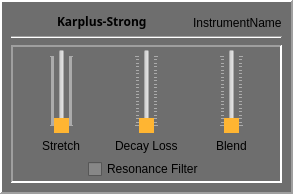
                <widget class="QFrame" name="karplusInstrumentFrame">
                 <property name="sizePolicy">
                  <sizepolicy hsizetype="Maximum" vsizetype="Preferred">
                   <horstretch>0</horstretch>
                   <verstretch>0</verstretch>
                  </sizepolicy>
                 </property>
                 <property name="minimumSize">
                  <size>
                   <width>10</width>
                   <height>0</height>
                  </size>
                 </property>
                 <property name="palette">
                  <palette>
                   <active>
                    <colorrole role="Base">
                     <brush brushstyle="SolidPattern">
                      <color alpha="255">
                       <red>135</red>
                       <green>135</green>
                       <blue>135</blue>
                      </color>
                     </brush>
                    </colorrole>
                    <colorrole role="Window">
                     <brush brushstyle="SolidPattern">
                      <color alpha="255">
                       <red>110</red>
                       <green>110</green>
                       <blue>110</blue>
                      </color>
                     </brush>
                    </colorrole>
                   </active>
                   <inactive>
                    <colorrole role="Base">
                     <brush brushstyle="SolidPattern">
                      <color alpha="255">
                       <red>135</red>
                       <green>135</green>
                       <blue>135</blue>
                      </color>
                     </brush>
                    </colorrole>
                    <colorrole role="Window">
                     <brush brushstyle="SolidPattern">
                      <color alpha="255">
                       <red>110</red>
                       <green>110</green>
                       <blue>110</blue>
                      </color>
                     </brush>
                    </colorrole>
                   </inactive>
                   <disabled>
                    <colorrole role="Base">
                     <brush brushstyle="SolidPattern">
                      <color alpha="255">
                       <red>110</red>
                       <green>110</green>
                       <blue>110</blue>
                      </color>
                     </brush>
                    </colorrole>
                    <colorrole role="Window">
                     <brush brushstyle="SolidPattern">
                      <color alpha="255">
                       <red>110</red>
                       <green>110</green>
                       <blue>110</blue>
                      </color>
                     </brush>
                    </colorrole>
                   </disabled>
                  </palette>
                 </property>
                 <property name="autoFillBackground">
                  <bool>true</bool>
                 </property>
                 <property name="frameShape">
                  <enum>QFrame::Panel</enum>
                 </property>
                 <property name="frameShadow">
                  <enum>QFrame::Raised</enum>
                 </property>
                 <property name="lineWidth">
                  <number>2</number>
                 </property>
                 <layout class="QGridLayout" name="gridLayout_5">
                  <property name="leftMargin">
                   <number>9</number>
                  </property>
                  <property name="topMargin">
                   <number>6</number>
                  </property>
                  <property name="rightMargin">
                   <number>9</number>
                  </property>
                  <property name="bottomMargin">
                   <number>9</number>
                  </property>
                  <item row="0" column="0">
                   <layout class="QHBoxLayout" name="nameHLayout_2">
                    <property name="spacing">
                     <number>6</number>
                    </property>
                    <item>
                     <widget class="QPushButton" name="deleteKarplusButton">
                      <property name="sizePolicy">
                       <sizepolicy hsizetype="Fixed" vsizetype="Fixed">
                        <horstretch>0</horstretch>
                        <verstretch>0</verstretch>
                       </sizepolicy>
                      </property>
                      <property name="focusPolicy">
                       <enum>Qt::StrongFocus</enum>
                      </property>
                      <property name="text">
                       <string/>
                      </property>
                      <property name="icon">
                       <iconset resource="icons.qrc">
                        <normaloff>:/icons/icons/037-minus.svg</normaloff>:/icons/icons/037-minus.svg</iconset>
                      </property>
                      <property name="iconSize">
                       <size>
                        <width>15</width>
                        <height>15</height>
                       </size>
                      </property>
                      <property name="flat">
                       <bool>true</bool>
                      </property>
                     </widget>
                    </item>
                    <item alignment="Qt::AlignBottom">
                     <widget class="QLabel" name="instrumentNameLabel_2">
                      <property name="sizePolicy">
                       <sizepolicy hsizetype="Preferred" vsizetype="Maximum">
                        <horstretch>0</horstretch>
                        <verstretch>0</verstretch>
                       </sizepolicy>
                      </property>
                      <property name="font">
                       <font>
                        <family>Helvetica World</family>
                        <weight>75</weight>
                        <italic>false</italic>
                        <bold>true</bold>
                        <underline>false</underline>
                       </font>
                      </property>
                      <property name="text">
                       <string>Karplus-Strong</string>
                      </property>
                     </widget>
                    </item>
                    <item>
                     <spacer name="horizontalSpacer_10">
                      <property name="orientation">
                       <enum>Qt::Horizontal</enum>
                      </property>
                      <property name="sizeHint" stdset="0">
                       <size>
                        <width>40</width>
                        <height>20</height>
                       </size>
                      </property>
                     </spacer>
                    </item>
                    <item alignment="Qt::AlignBottom">
                     <widget class="QLabel" name="instrumentNameKarplus">
                      <property name="text">
                       <string>InstrumentName</string>
                      </property>
                     </widget>
                    </item>
                   </layout>
                  </item>
                  <item row="1" column="0">
                   <widget class="Line" name="line_4">
                    <property name="orientation">
                     <enum>Qt::Horizontal</enum>
                    </property>
                   </widget>
                  </item>
                  <item row="2" column="0">
                   <layout class="QVBoxLayout" name="framesVLayout_2">
                    <item>
                     <widget class="QFrame" name="envelopeParamsFrame_2">
                      <property name="sizePolicy">
                       <sizepolicy hsizetype="Expanding" vsizetype="Expanding">
                        <horstretch>0</horstretch>
                        <verstretch>0</verstretch>
                       </sizepolicy>
                      </property>
                      <property name="frameShape">
                       <enum>QFrame::Panel</enum>
                      </property>
                      <property name="frameShadow">
                       <enum>QFrame::Sunken</enum>
                      </property>
                      <property name="lineWidth">
                       <number>2</number>
                      </property>
                      <layout class="QVBoxLayout" name="verticalLayout_19">
                       <property name="topMargin">
                        <number>2</number>
                       </property>
                       <property name="bottomMargin">
                        <number>2</number>
                       </property>
                       <item>
                        <layout class="QHBoxLayout" name="envelopeParamsHLayout_2">
                         <item>
                          <layout class="QVBoxLayout" name="decayVLayout_2">
                           <item alignment="Qt::AlignHCenter">
                            <widget class="QSlider" name="karplusStretchSlider">
                             <property name="autoFillBackground">
                              <bool>false</bool>
                             </property>
                             <property name="styleSheet">
                              <string notr="true">QSlider::handle:vertical {background-color: rgb(255, 181, 50);}</string>
                             </property>
                             <property name="minimum">
                              <number>100</number>
                             </property>
                             <property name="maximum">
                              <number>5000</number>
                             </property>
                             <property name="value">
                              <number>100</number>
                             </property>
                             <property name="sliderPosition">
                              <number>100</number>
                             </property>
                             <property name="orientation">
                              <enum>Qt::Vertical</enum>
                             </property>
                             <property name="invertedAppearance">
                              <bool>false</bool>
                             </property>
                             <property name="tickPosition">
                              <enum>QSlider::TicksBothSides</enum>
                             </property>
                             <property name="tickInterval">
                              <number>2</number>
                             </property>
                            </widget>
                           </item>
                           <item alignment="Qt::AlignHCenter">
                            <widget class="QLabel" name="decayLabel_2">
                             <property name="sizePolicy">
                              <sizepolicy hsizetype="Maximum" vsizetype="Preferred">
                               <horstretch>0</horstretch>
                               <verstretch>0</verstretch>
                              </sizepolicy>
                             </property>
                             <property name="text">
                              <string>Stretch</string>
                             </property>
                            </widget>
                           </item>
                          </layout>
                         </item>
                         <item>
                          <layout class="QVBoxLayout" name="releaseVLayout_2">
                           <item alignment="Qt::AlignHCenter">
                            <widget class="QSlider" name="karplusDecaySlider">
                             <property name="autoFillBackground">
                              <bool>false</bool>
                             </property>
                             <property name="styleSheet">
                              <string notr="true">QSlider::handle:vertical {background-color: rgb(255, 181, 50);}</string>
                             </property>
                             <property name="maximum">
                              <number>1000</number>
                             </property>
                             <property name="value">
                              <number>0</number>
                             </property>
                             <property name="sliderPosition">
                              <number>0</number>
                             </property>
                             <property name="orientation">
                              <enum>Qt::Vertical</enum>
                             </property>
                             <property name="invertedAppearance">
                              <bool>false</bool>
                             </property>
                             <property name="tickPosition">
                              <enum>QSlider::TicksBothSides</enum>
                             </property>
                             <property name="tickInterval">
                              <number>50</number>
                             </property>
                            </widget>
                           </item>
                           <item alignment="Qt::AlignHCenter">
                            <widget class="QLabel" name="releaseLabel_2">
                             <property name="sizePolicy">
                              <sizepolicy hsizetype="Maximum" vsizetype="Preferred">
                               <horstretch>0</horstretch>
                               <verstretch>0</verstretch>
                              </sizepolicy>
                             </property>
                             <property name="text">
                              <string>Decay Loss</string>
                             </property>
                            </widget>
                           </item>
                          </layout>
                         </item>
                         <item>
                          <layout class="QVBoxLayout" name="sustainVLayout_2">
                           <item alignment="Qt::AlignHCenter">
                            <widget class="QSlider" name="karplusBlendSlider">
                             <property name="autoFillBackground">
                              <bool>false</bool>
                             </property>
                             <property name="styleSheet">
                              <string notr="true">QSlider::handle:vertical {background-color: rgb(255, 181, 50);}</string>
                             </property>
                             <property name="maximum">
                              <number>1000</number>
                             </property>
                             <property name="value">
                              <number>0</number>
                             </property>
                             <property name="sliderPosition">
                              <number>0</number>
                             </property>
                             <property name="orientation">
                              <enum>Qt::Vertical</enum>
                             </property>
                             <property name="invertedAppearance">
                              <bool>false</bool>
                             </property>
                             <property name="tickPosition">
                              <enum>QSlider::TicksBothSides</enum>
                             </property>
                             <property name="tickInterval">
                              <number>50</number>
                             </property>
                            </widget>
                           </item>
                           <item alignment="Qt::AlignHCenter">
                            <widget class="QLabel" name="sustainLabel_2">
                             <property name="sizePolicy">
                              <sizepolicy hsizetype="Maximum" vsizetype="Preferred">
                               <horstretch>0</horstretch>
                               <verstretch>0</verstretch>
                              </sizepolicy>
                             </property>
                             <property name="text">
                              <string>Blend</string>
                             </property>
                            </widget>
                           </item>
                          </layout>
                         </item>
                        </layout>
                       </item>
                       <item alignment="Qt::AlignHCenter">
                        <widget class="QCheckBox" name="karplusResFilterCheckBox">
                         <property name="text">
                          <string>Resonance Filter</string>
                         </property>
                        </widget>
                       </item>
                      </layout>
                     </widget>
                    </item>
                   </layout>
                  </item>
                 </layout>
                </widget>
